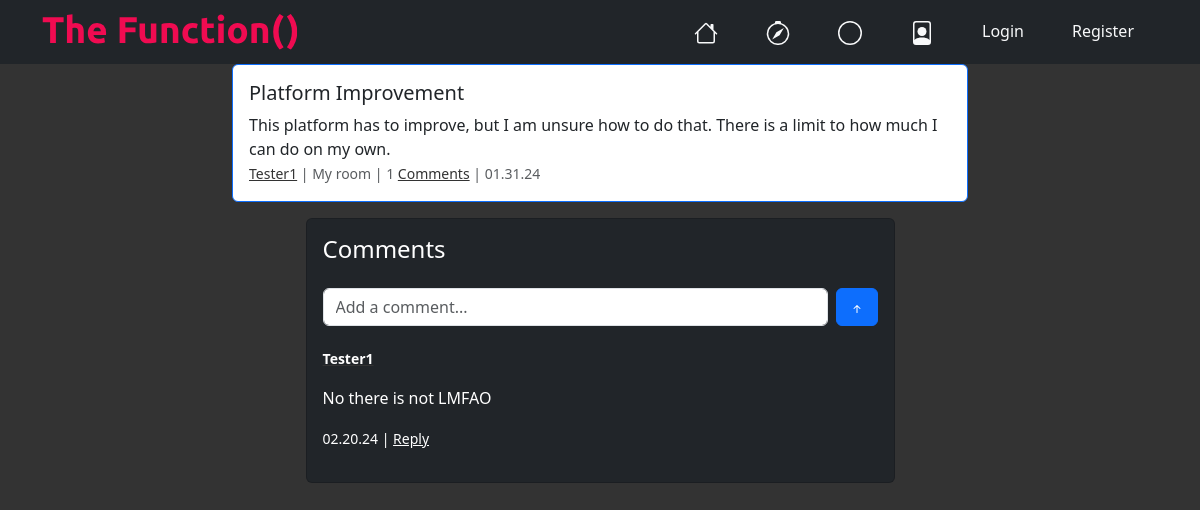
/post/1, run on the app's committed database.
### main.py (models this page shows)
class Post(db.Model):
    __tablename__ = "posts"
    id = db.Column(db.Integer, primary_key=True)
    postto = db.Column(db.String(50), nullable=False)
    title = db.Column(db.String(50), nullable=False)
    content = db.Column(db.Text(50), nullable=False)
    postedfrom = db.Column(db.String(50), nullable=False)
    location = db.Column(db.String(50), nullable=False)
    timestamp = db.Column(db.DateTime, default=datetime.datetime.now())
    photo_filename = db.Column(db.String(255))
    photo_url = db.Column(db.String(255))
    user_id = db.Column(db.Integer, db.ForeignKey('users.id'))
    user = relationship("User", back_populates="posts")
    comments = relationship("Comment", back_populates="parent_post")

class User(db.Model, UserMixin):
    __tablename__ = "users"
    id = db.Column(db.Integer, primary_key=True)
    email = db.Column(db.String(80), unique=True, nullable=False)
    name = db.Column(db.String(20), unique=True, nullable=False)
    display_name = db.Column(db.String(20), unique=True, nullable=True)
    visibility = db.Column(db.String(20), unique=True, nullable=False)
    password = db.Column(db.String(120), nullable=False)
    contactinfo = db.Column(db.String(80), unique=True, nullable=False)
    bio = db.Column(db.String(80))
    location = db.Column(db.String(120), nullable=False)
    comments = relationship("Comment", back_populates="comment_author")
    messages = relationship("Message", back_populates="messager")
    optins = relationship("Optin", back_populates="opter")
    posts = relationship("Post", back_populates="user")
    events = relationship("Event", back_populates="user")
    status = relationship("Status", back_populates="user")
    created_communities = relationship("Community", back_populates="creator", lazy="dynamic")
    joined_circles = relationship("Circle", secondary="circle_membership", back_populates="members")
    created_circles = relationship("Circle", back_populates="creator")

class Comment(db.Model):
    __tablename__ = "comments"
    id = db.Column(db.Integer, primary_key=True)
    text = db.Column(db.Text(50), nullable=True)
    user_id = db.Column(db.Integer, db.ForeignKey("users.id"))
    comment_author = relationship("User", back_populates="comments")
    post_id = db.Column(db.Integer, db.ForeignKey("posts.id"))
    timestamp = db.Column(db.DateTime, default=datetime.datetime.now())
    parent_post = relationship("Post", back_populates="comments")

### main.py (the view, shortened to what this page needs)
@app.route("/post/<int:post_id>", methods=["GET", "POST"])
def show_post(post_id):
    requested_post = db.get_or_404(Post, post_id)
    body = requested_post.content
    comment_form = CommentForm()
    return render_template("post.html", post=requested_post, current_user=current_user, comform=comment_form, body=body, logged_in=current_user.is_authenticated)

### main.py
class CommentForm(FlaskForm):
    comment_text = TextAreaField("Comment", validators=[Length(max=50)])
    submit = SubmitField("Comment")

### templates/post.html (shortened to what this page needs)
{% extends 'base.html' %}
{% from 'bootstrap5/form.html' import render_form %}
{% block content %}
<header class="header-fixed-top bg-dark text-white fixed-top">
    <div class="container">
      <div class="d-flex align-items-center justify-content-between py-0.5">
        <a class="d-flex align-items-center col-md-3 mb-2 mb-md-0 text-dark" href="{{ url_for('commfeed') }}">
        </a>
        <ul class="nav col-12 col-md-auto mb-2 justify-content-center mb-md-0">
            <li class="nav-link px-2 text-secondary">
                <a class="nav-link text-light" href="{{ url_for('commfeed') }}">
                </a>
            </li>
          <li class="nav-link px-2 text-secondary">
            <a class="nav-link text-light" href="{{ url_for('explore_communities') }}">
            </a>
          </li>
          <li class="nav-link px-2 text-secondary">
            <a class="nav-link text-light" href="{{ url_for('my_circles') }}">
              <svg xmlns="http://www.w3.org/2000/svg" width="24" height="24" fill="currentColor" class="bi bi-circle" viewBox="0 0 16 16">
                <path d="M8 15A7 7 0 1 1 8 1a7 7 0 0 1 0 14m0 1A8 8 0 1 0 8 0a8 8 0 0 0 0 16"/>
              </svg>
            </a>
          </li>
          <li class="nav-link px-2 text-secondary">
            <a class="nav-link text-light dropdown" href="{% if current_user.is_authenticated %}{{ url_for('show_profile', user_id=current_user.id) }}{% else %}{{ url_for('login') }}{% endif %}">
            </a>
          </li>
          {% if not logged_in %}
            <li class="nav-link px-2 text-secondary">
              <a class="nav-link text-light" href="{{ url_for('login') }}">Login</a>
            </li>
            <li class="nav-link px-2 text-secondary">
              <a class="nav-link text-light" href="{{ url_for('register') }}">Register</a>
            </li>
          {% endif %}
        </ul>
      </div>
    </div>
  </header>
  <div class="container mt-5 justify-content-center">
  </div>
<div class="container">
    <div class="row justify-content-center">
        <div class="col-sm-8">
            <div class="card mt-2 border border-primary rounded" id="post-card-body">
                <div class="card-body">
                    <h5 class="card-title">{{ post.title }}</h5>
                    <div class="card-text post-content">{{ post.content|safe }}</div>
                    <p class="card-text"><small class="text-muted"><a href="{{ url_for('show_profile', user_id=post.user.id) }}">{{ post.user.display_name }}</a> | {{ post.postedfrom }} | {{ post.comments|length }} <a href="{{ url_for('show_post', post_id=post.id) }}">Comments</a> | {{ post.timestamp.strftime("%m.%d.%y") }}</small></p>
                </div>
            </div>
        </div>
    </div>
</div>
<div class="comment-section">
    <div class="container px-4 px-lg-5">
        <div class="row gx-4 gx-lg-5 justify-content-center">
            <div class="col-md-10 col-lg-8 col-xl-7">
                <div class="card mt-3 bg-dark">
                    <div class="card-body comment text-white">
                        <h4 class="mb-4">Comments</h4>
                        <form id="comment-form" class="d-flex bg-dark" method="POST">
                          <input id="comment-button-{{ post.id }}" class="form-control me-2" name="comment_text" placeholder="Add a comment..." aria-label="Comment" required>
                          <button class="btn btn-primary" type="submit" onclick='"addComment({{ post.id }})"'>
                              <svg xmlns="http://www.w3.org/2000/svg" width="16" height="16" fill="currentColor" class="bi bi-arrow-up-short" viewBox="0 0 16 16">
                                  <path fill-rule="evenodd" d="M8 12a.5.5 0 0 0 .5-.5V5.707l2.146 2.147a.5.5 0 0 0 .708-.708l-3-3a.5.5 0 0 0-.708 0l-3 3a.5.5 0 1 0 .708.708L7.5 5.707V11.5a.5.5 0 0 0 .5.5z"/>
                              </svg>
                          </button>
                      </form>
                        <ul class="commentList">
                          {% for comment in post.comments %}
                              <li class="mb-3">
                                  <a href="{{ url_for('show_profile', user_id=comment.comment_author.id) }}">
                                      <p class="text-white"><small style="font-weight: bold;">{{ comment.comment_author.display_name }}</small></p>
                                  </a>
                                  <p class="sub-text text-white">{{ comment.text }}</p>
                                  <p><small> {{ comment.timestamp.strftime("%m.%d.%y") }} | <a class="text-white" href="#">Reply</a></small></p>
                              </li>
                          {% endfor %}
                      </ul>
                    </div>
                </div>
            </div>
        </div>
    </div>
</div>
{% endblock %}

### static/css/styles.css (style rules this page uses)
body { background-color: #333333; color: white; }
a { color: #333; }

### templates/post.html (style rules this page uses)
#post-card-body { width: auto; }
.commentList { list-style-type: none; padding: 0; margin-top: 20px; }

### data on the page
Post: title "Platform Improvement", content "This platform has to improve, but I am unsure how to do that. There is a limit to how much I can do on my own.", postedfrom "My room", timestamp "01.31.24"
User: user.display_name "Tester1"
Comment: comment_author.display_name "Tester1", text "No there is not LMFAO", timestamp "02.20.24"

### other printed values
{{ post.comments|length }} "1"
